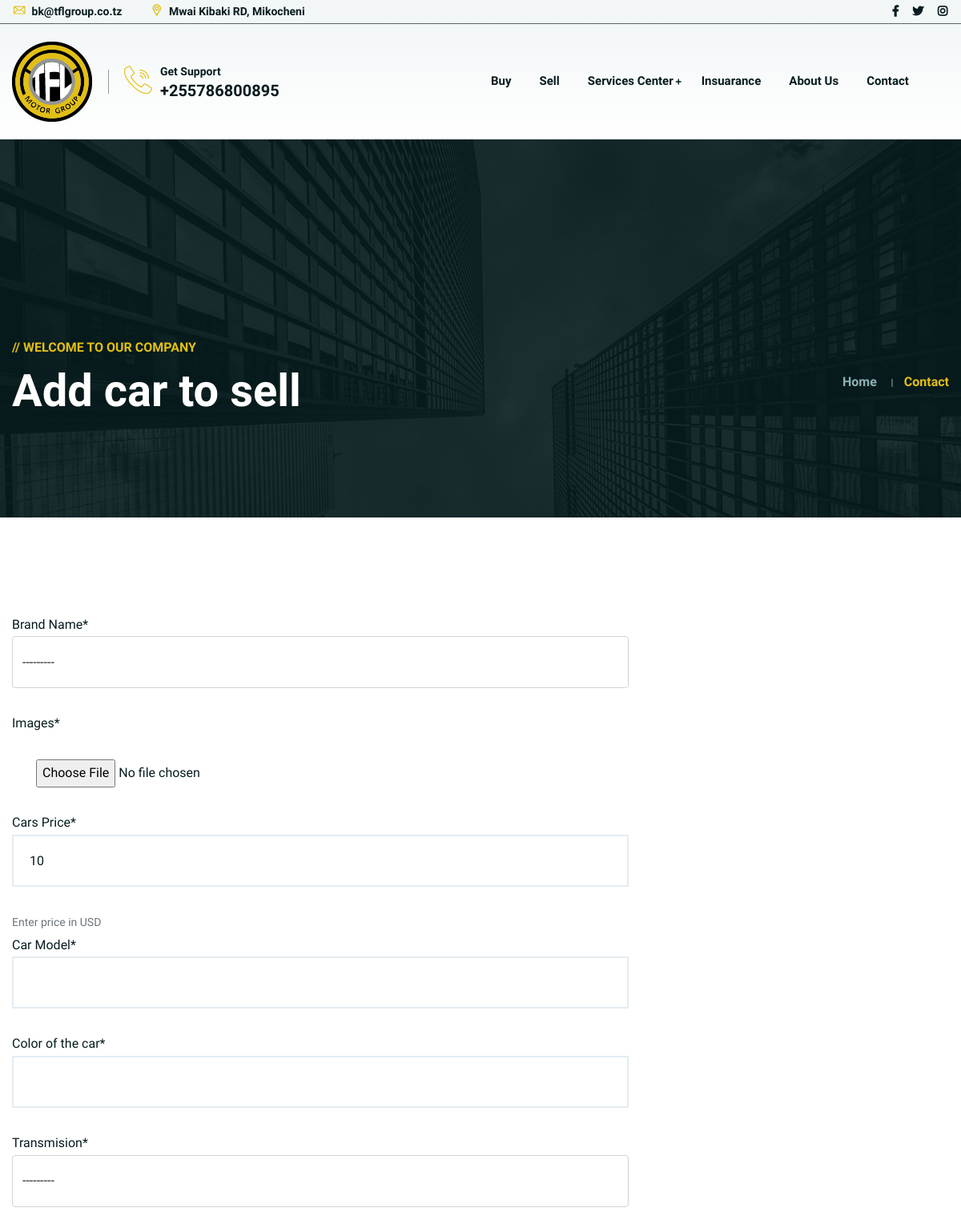
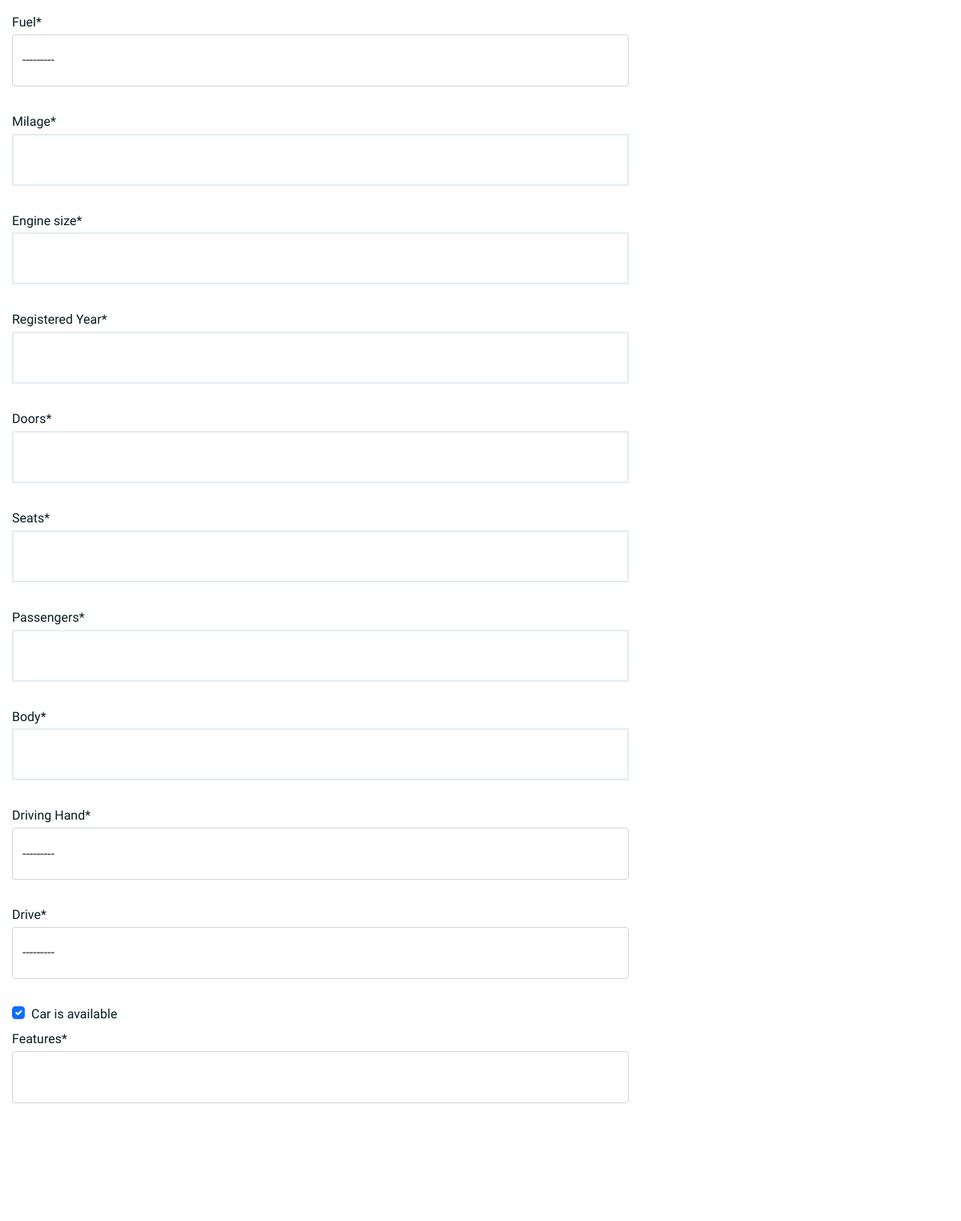
Page /cars/add/ (upper part) on the earlier database version (2 pictures, top to bottom).
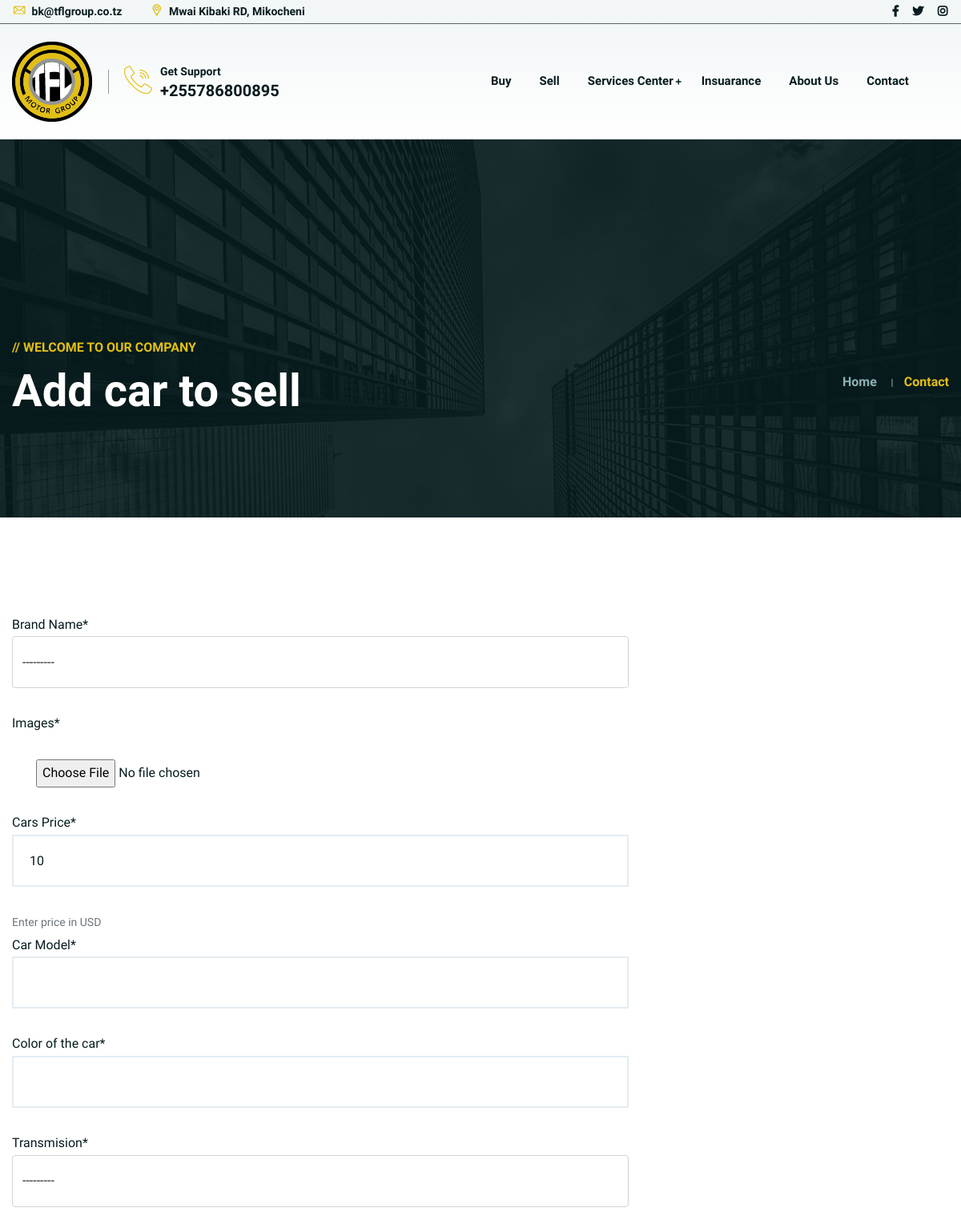
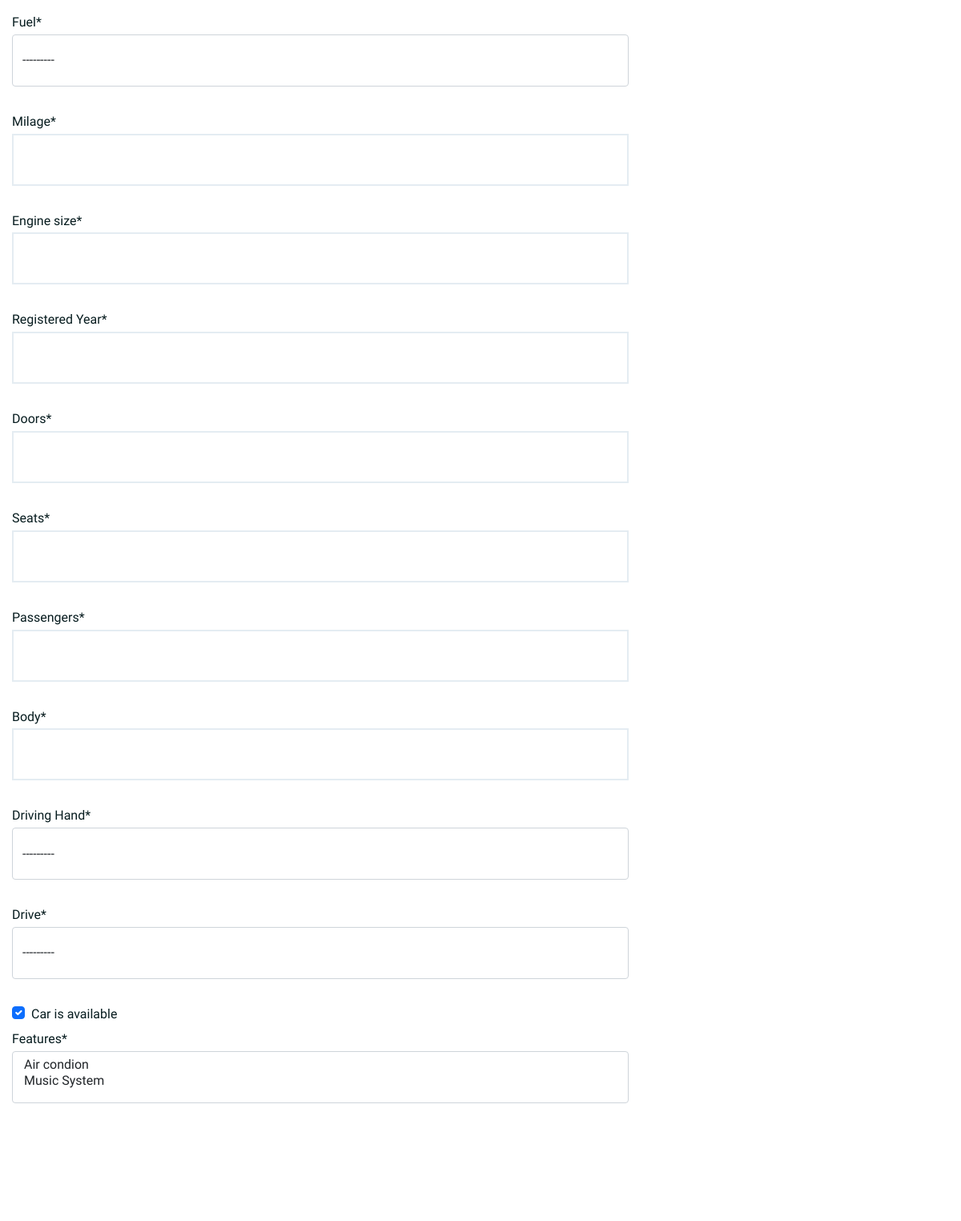
Same page on the later database version (2 pictures, top to bottom).
### sellcar/models.py (models this page shows, shortened)
class CarModel(models.Model):
    brand = models.CharField(max_length=120,verbose_name=_("car brand name"))
    logo = models.ImageField(upload_to = 'car/logo/')
    slug = models.SlugField(_("slug"),editable=False,blank=True,null=True)
    class Meta:
        verbose_name = _("Car Manufacture")
        verbose_name_plural = _("Cars Manufactures")
    def __str__(self):
        return self.brand

### sellcar/views.py (the view)
# urls.py: path('add/',views.SellingCreateView.as_view(),name="create")
class SellingCreateView(CreateView):
    model = SellCar
    template_name = "buy/create.html"
    form_class = SellingCarForm

### sellcar/forms.py
class SellingCarForm(forms.ModelForm):
    class Meta:
        model = SellCar
        fields = '__all__'

### sellcar/models.py (called while the page is built)
    def __str__(self):
        return self.feature

### templates/buy/create.html
{% extends 'pages/base.html' %}
{% load static %}
{% load crispy_forms_tags %}
{% block contents %}
<div class="ltn__breadcrumb-area ltn__breadcrumb-area-2 ltn__breadcrumb-color-white bg-overlay-theme-black-90 bg-image"
    data-bs-bg="{% static 'img/bg/9.jpg' %}">
    <div class="container">
        <div class="row">
            <div class="col-lg-12">
                <div class="ltn__breadcrumb-inner ltn__breadcrumb-inner-2 justify-content-between">
                    <div class="section-title-area ltn__section-title-2">
                        <h6 class="section-subtitle ltn__secondary-color">// Welcome to our company</h6>
                        <h1 class="section-title white-color">Add car to sell</h1>
                    </div>
                    <div class="ltn__breadcrumb-list">
                        <ul>
                            <li><a href="{% url 'page:home' %}">Home</a></li>
                            <li>Contact</li>
                        </ul>
                    </div>
                </div>
            </div>
        </div>
    </div>
</div>
<div class="pb-120">
    <div class="container">
        <div class="row">
            <div class="col-lg-8">
                <form action="" method="post">
                    {{form|crispy }}
                </form>
            </div>
        </div>
    </div>
</div>
{% endblock contents %}

Differences in the rows shown:
added CarModel: brand "---------"
Other differences:
form field features: (not shown) → "Air condion / Music System"
form field brand: "---------" → (not shown)
